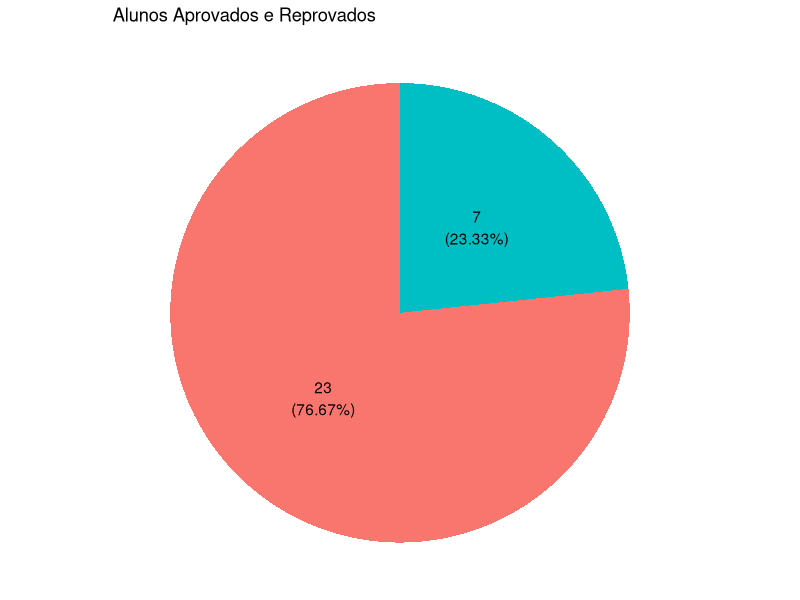

The R source for this figure:
set.seed(20)
notas <- data.frame(Matricula = sample(x = 011475:012990, size = 30, replace = FALSE),
                    ac1 = sample(x = 1:10, size = 30, replace = TRUE),
                    ac2 = sample(x = 1:10, size = 30, replace = TRUE),
                    prova_final = sample(x = 1:10, size = 30, replace = TRUE))

notas$media <- (notas$ac1 * 0.4) + (notas$ac2 * 0.4) + (notas$prova_final * 0.2)

notas$aprovado <- ifelse(notas$media >= 7, "Sim", "Não")

aprovados <- notas[notas$aprovado == "Sim", ]
reprovados <- notas[notas$aprovado == "Não", ]

contagem <- data.frame(Aprovado = c("Sim", "Não"), Contagem = c(nrow(aprovados), nrow(reprovados)))

library(ggplot2)

ggplot(contagem, aes(x = "", y = Contagem, fill = Aprovado)) +
  geom_bar(width = 1, stat = "identity") +
  coord_polar(theta = "y") +
  labs(x = "", y = "", title = "Alunos Aprovados e Reprovados") +
  theme_void() +
  theme(legend.position = "none") +
  geom_text(aes(label = paste0(Contagem, "\n(", round(Contagem/sum(Contagem)*100, 2), "%)")), position = position_stack(vjust = 0.5))